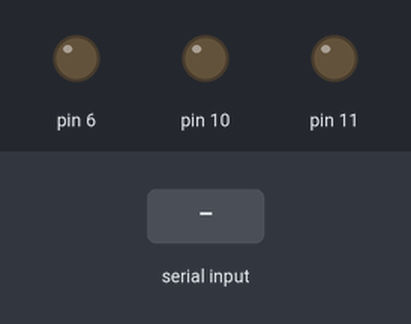
The sketch below on a simulated Arduino Uno, built with avr-gcc and run on an emulated ATmega328P. On the bench: output pins drawn as LEDs (lit = HIGH). Inputs (shaded band) come from the test bench.

Above: at 1.2 s.
1.3 s: "90,45,200\n" received over Serial
At 1.6 s:
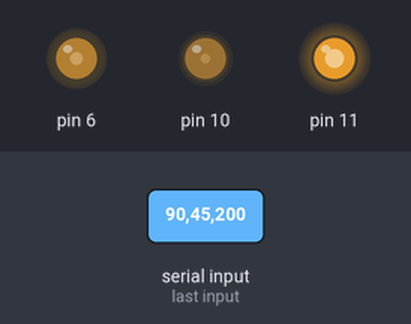
2.8 s: "30,150,10\n" received over Serial
At 3.8 s:
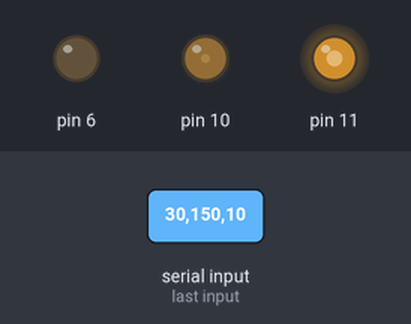
5.8 s: "90,45\n" received over Serial
At 8.0 s:
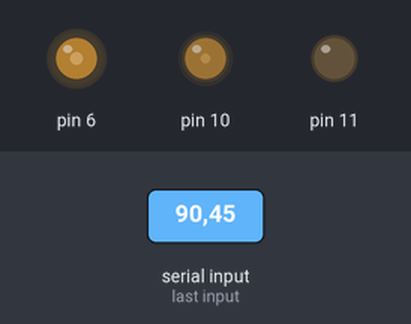
8.3 s: "30,150\n" received over Serial
At 9.9 s:
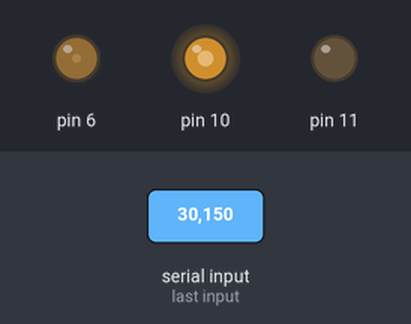
10.8 s: "90\n" received over Serial
At 13.6 s:
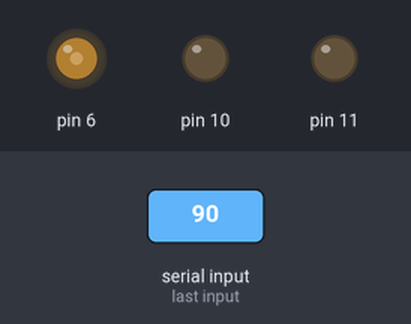
13.8 s: "200\n" received over Serial
At 17.2 s:
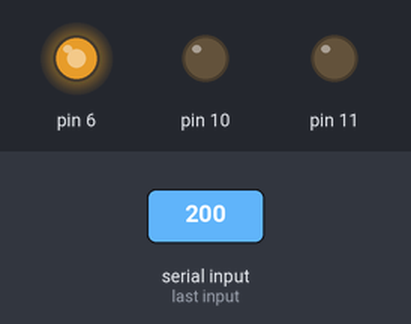
Timing chart, 0 to 17.8 s (numbered marks = the images above; inputs shaded):
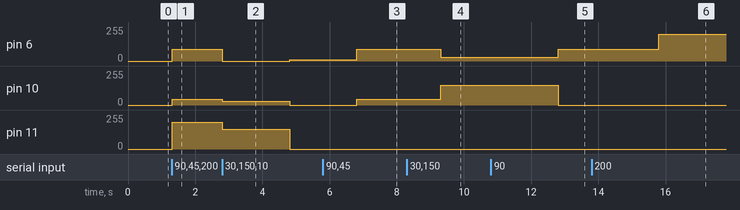

Measured:
- after the input at 1.3 s, pin 6: 0/255 → 90/255 at once; pin 10: 0/255 → 45/255 at once; pin 11: 0/255 → 200/255 at once
- after the input at 2.8 s, pin 6: 90/255 → 0/255 after 0.01 s instead of 1.5 s; pin 10: 45/255 → 30/255 at once, → 0/255 2.0 s later; pin 11: 200/255 → 150/255 at once, → 0/255 2.0 s later
- after the input at 5.8 s, pin 6: 10/255 → 90/255 after 1.0 s; pin 10: 0/255 → 45/255 after 1.0 s
- after the input at 8.3 s, pin 6: 90/255 → 30/255 after 1.0 s; pin 10: 45/255 → 150/255 after 1.0 s
- after the input at 10.8 s, pin 6: 30/255 → 90/255 after 2.0 s; pin 10: 150/255 → 0/255 after 2.0 s
- after the input at 13.8 s, pin 6: 90/255 → 200/255 after 2.0 s

The sketch:

Exercise7.ino
```cpp
/*
  7a.
    An RGB value represents a color.
    It contains the values of the amount of red, green and blue the color contains.
    0 is the minimal amout of a specific color and 255 is the maximum amount of a color.

  7b.
    Serial.parInt() looks for the next integer in a incoming serial.
*/

int red = 0;
int green = 0;
int blue = 0;

void setup() {
  //Initialize pins
  pinMode(11, OUTPUT);
  pinMode(10, OUTPUT);
  pinMode(6, OUTPUT);

  //Initialize Serial communicaiton
  Serial.begin(9600);
}

void loop() {
  //7c.
  //Read the color values
  if (Serial.available() > 0) {
    red = Serial.parseInt();
    green = Serial.parseInt();
    blue = Serial.parseInt();
  }

  //7d. - Image names in the folder shows the RGB values sent in the serial monitor.
  //Output color values to LED
  analogWrite(11, blue);
  analogWrite(10, green);
  analogWrite(6, red);
}
```
